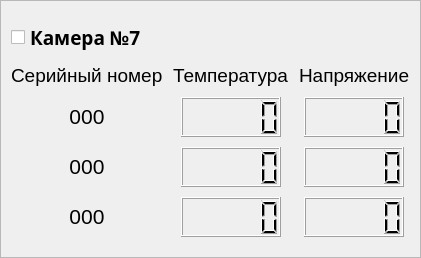
               <widget class="QFrame" name="por1_cam7_frame">
                <property name="frameShape">
                 <enum>QFrame::StyledPanel</enum>
                </property>
                <property name="frameShadow">
                 <enum>QFrame::Plain</enum>
                </property>
                <layout class="QGridLayout" name="gridLayout_6">
                 <property name="leftMargin">
                  <number>10</number>
                 </property>
                 <property name="topMargin">
                  <number>20</number>
                 </property>
                 <property name="rightMargin">
                  <number>10</number>
                 </property>
                 <property name="bottomMargin">
                  <number>20</number>
                 </property>
                 <property name="spacing">
                  <number>10</number>
                 </property>
                 <item row="4" column="1" colspan="2" alignment="Qt::AlignHCenter">
                  <widget class="QLCDNumber" name="por1_cam7_sens1temp_lcdNum">
                   <property name="minimumSize">
                    <size>
                     <width>100</width>
                     <height>40</height>
                    </size>
                   </property>
                   <property name="maximumSize">
                    <size>
                     <width>100</width>
                     <height>40</height>
                    </size>
                   </property>
                   <property name="font">
                    <font>
                     <pointsize>10</pointsize>
                    </font>
                   </property>
                   <property name="styleSheet">
                    <string notr="true"/>
                   </property>
                   <property name="digitCount">
                    <number>5</number>
                   </property>
                   <property name="value" stdset="0">
                    <double>0.000000000000000</double>
                   </property>
                   <property name="intValue" stdset="0">
                    <number>0</number>
                   </property>
                  </widget>
                 </item>
                 <item row="3" column="0">
                  <widget class="QLabel" name="por1_cam7_sernum_label">
                   <property name="font">
                    <font>
                     <family>Arial</family>
                     <pointsize>14</pointsize>
                    </font>
                   </property>
                   <property name="text">
                    <string>Серийный номер</string>
                   </property>
                  </widget>
                 </item>
                 <item row="6" column="3" alignment="Qt::AlignHCenter">
                  <widget class="QLCDNumber" name="por1_cam7_sens3bat_lcdNum">
                   <property name="minimumSize">
                    <size>
                     <width>100</width>
                     <height>40</height>
                    </size>
                   </property>
                   <property name="maximumSize">
                    <size>
                     <width>100</width>
                     <height>40</height>
                    </size>
                   </property>
                   <property name="font">
                    <font>
                     <pointsize>10</pointsize>
                    </font>
                   </property>
                   <property name="styleSheet">
                    <string notr="true"/>
                   </property>
                   <property name="digitCount">
                    <number>5</number>
                   </property>
                   <property name="value" stdset="0">
                    <double>0.000000000000000</double>
                   </property>
                   <property name="intValue" stdset="0">
                    <number>0</number>
                   </property>
                  </widget>
                 </item>
                 <item row="3" column="1" colspan="2">
                  <widget class="QLabel" name="por1_cam7_temp_label">
                   <property name="font">
                    <font>
                     <family>Arial</family>
                     <pointsize>14</pointsize>
                    </font>
                   </property>
                   <property name="text">
                    <string>Температура</string>
                   </property>
                  </widget>
                 </item>
                 <item row="6" column="1" colspan="2" alignment="Qt::AlignHCenter">
                  <widget class="QLCDNumber" name="por1_cam7_sens3temp_lcdNum">
                   <property name="minimumSize">
                    <size>
                     <width>100</width>
                     <height>40</height>
                    </size>
                   </property>
                   <property name="maximumSize">
                    <size>
                     <width>100</width>
                     <height>40</height>
                    </size>
                   </property>
                   <property name="font">
                    <font>
                     <pointsize>10</pointsize>
                    </font>
                   </property>
                   <property name="styleSheet">
                    <string notr="true"/>
                   </property>
                   <property name="digitCount">
                    <number>5</number>
                   </property>
                   <property name="value" stdset="0">
                    <double>0.000000000000000</double>
                   </property>
                   <property name="intValue" stdset="0">
                    <number>0</number>
                   </property>
                  </widget>
                 </item>
                 <item row="2" column="0">
                  <widget class="QCheckBox" name="por1_cam7_checkBox">
                   <property name="maximumSize">
                    <size>
                     <width>150</width>
                     <height>16777215</height>
                    </size>
                   </property>
                   <property name="font">
                    <font>
                     <family>Arial Black</family>
                     <pointsize>14</pointsize>
                     <weight>75</weight>
                     <bold>true</bold>
                    </font>
                   </property>
                   <property name="text">
                    <string>Камера №7</string>
                   </property>
                  </widget>
                 </item>
                 <item row="5" column="0" alignment="Qt::AlignHCenter">
                  <widget class="QLabel" name="por1_cam7_sens2serial_label">
                   <property name="minimumSize">
                    <size>
                     <width>0</width>
                     <height>25</height>
                    </size>
                   </property>
                   <property name="font">
                    <font>
                     <family>Arial</family>
                     <pointsize>14</pointsize>
                    </font>
                   </property>
                   <property name="text">
                    <string>&lt;html&gt;&lt;head/&gt;&lt;body&gt;&lt;p align=&quot;center&quot;&gt;&lt;span style=&quot; font-size:16pt;&quot;&gt;000&lt;/span&gt;&lt;/p&gt;&lt;/body&gt;&lt;/html&gt;</string>
                   </property>
                  </widget>
                 </item>
                 <item row="6" column="0" alignment="Qt::AlignHCenter">
                  <widget class="QLabel" name="por1_cam7_sens3serial_label">
                   <property name="minimumSize">
                    <size>
                     <width>0</width>
                     <height>25</height>
                    </size>
                   </property>
                   <property name="font">
                    <font>
                     <family>Arial</family>
                     <pointsize>14</pointsize>
                    </font>
                   </property>
                   <property name="text">
                    <string>&lt;html&gt;&lt;head/&gt;&lt;body&gt;&lt;p align=&quot;center&quot;&gt;&lt;span style=&quot; font-size:16pt;&quot;&gt;000&lt;/span&gt;&lt;/p&gt;&lt;/body&gt;&lt;/html&gt;</string>
                   </property>
                  </widget>
                 </item>
                 <item row="3" column="3">
                  <widget class="QLabel" name="por1_cam7_bat_label">
                   <property name="font">
                    <font>
                     <family>Arial</family>
                     <pointsize>14</pointsize>
                    </font>
                   </property>
                   <property name="text">
                    <string>Напряжение</string>
                   </property>
                  </widget>
                 </item>
                 <item row="5" column="1" colspan="2" alignment="Qt::AlignHCenter">
                  <widget class="QLCDNumber" name="por1_cam7_sens2temp_lcdNum">
                   <property name="minimumSize">
                    <size>
                     <width>100</width>
                     <height>40</height>
                    </size>
                   </property>
                   <property name="maximumSize">
                    <size>
                     <width>100</width>
                     <height>40</height>
                    </size>
                   </property>
                   <property name="font">
                    <font>
                     <pointsize>10</pointsize>
                    </font>
                   </property>
                   <property name="styleSheet">
                    <string notr="true"/>
                   </property>
                   <property name="digitCount">
                    <number>5</number>
                   </property>
                   <property name="value" stdset="0">
                    <double>0.000000000000000</double>
                   </property>
                   <property name="intValue" stdset="0">
                    <number>0</number>
                   </property>
                  </widget>
                 </item>
                 <item row="4" column="0" alignment="Qt::AlignHCenter">
                  <widget class="QLabel" name="por1_cam7_sens1serial_label">
                   <property name="minimumSize">
                    <size>
                     <width>0</width>
                     <height>25</height>
                    </size>
                   </property>
                   <property name="font">
                    <font>
                     <family>Arial</family>
                     <pointsize>16</pointsize>
                    </font>
                   </property>
                   <property name="text">
                    <string>&lt;html&gt;&lt;head/&gt;&lt;body&gt;&lt;p align=&quot;center&quot;&gt;000&lt;/p&gt;&lt;/body&gt;&lt;/html&gt;</string>
                   </property>
                  </widget>
                 </item>
                 <item row="4" column="3" alignment="Qt::AlignHCenter">
                  <widget class="QLCDNumber" name="por1_cam7_sens1bat_lcdNum">
                   <property name="minimumSize">
                    <size>
                     <width>100</width>
                     <height>40</height>
                    </size>
                   </property>
                   <property name="maximumSize">
                    <size>
                     <width>100</width>
                     <height>40</height>
                    </size>
                   </property>
                   <property name="font">
                    <font>
                     <pointsize>10</pointsize>
                    </font>
                   </property>
                   <property name="styleSheet">
                    <string notr="true"/>
                   </property>
                   <property name="digitCount">
                    <number>5</number>
                   </property>
                   <property name="value" stdset="0">
                    <double>0.000000000000000</double>
                   </property>
                   <property name="intValue" stdset="0">
                    <number>0</number>
                   </property>
                  </widget>
                 </item>
                 <item row="5" column="3" alignment="Qt::AlignHCenter">
                  <widget class="QLCDNumber" name="por1_cam7_sens2bat_lcdNum">
                   <property name="minimumSize">
                    <size>
                     <width>100</width>
                     <height>40</height>
                    </size>
                   </property>
                   <property name="maximumSize">
                    <size>
                     <width>100</width>
                     <height>40</height>
                    </size>
                   </property>
                   <property name="font">
                    <font>
                     <pointsize>10</pointsize>
                    </font>
                   </property>
                   <property name="styleSheet">
                    <string notr="true"/>
                   </property>
                   <property name="digitCount">
                    <number>5</number>
                   </property>
                   <property name="value" stdset="0">
                    <double>0.000000000000000</double>
                   </property>
                   <property name="intValue" stdset="0">
                    <number>0</number>
                   </property>
                  </widget>
                 </item>
                </layout>
               </widget>
